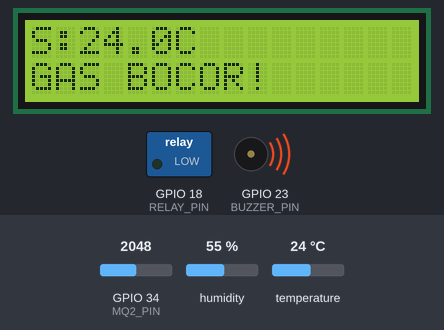
Simulated run of this sketch. Board: ESP32. Parts: 16×2 character LCD, switched loads named in the sketch (green lamp = pin HIGH), buzzer (waves = sounding, pin HIGH). Inputs (shaded band) come from the test bench; at power-on: temperature 24 °C, GPIO 34 (MQ2_PIN) = 2048, humidity 55 %. WiFi joins after 1.5 s; servers stay silent unless stated; random numbers use the default seed unless the sketch sets one; no MQTT or app messages arrive unless stated; what the sketch prints to the serial monitor is not drawn.

Above: at 6.8 s.
6.9 s: temperature set to 28 °C
At 8.5 s:
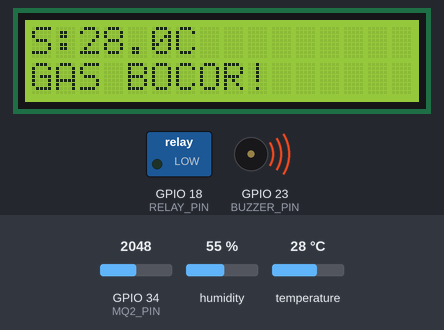
9.6 s: temperature set to 31 °C
At 10.5 s:
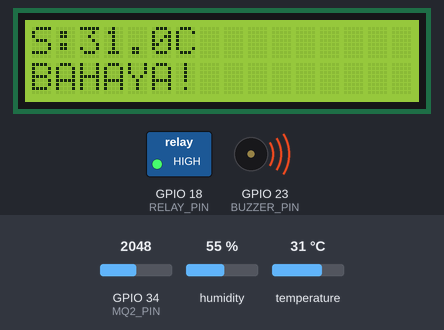
12.3 s: GPIO 34 (MQ2_PIN) set to 869
15.0 s: GPIO 34 (MQ2_PIN) set to 725
At 16.5 s:
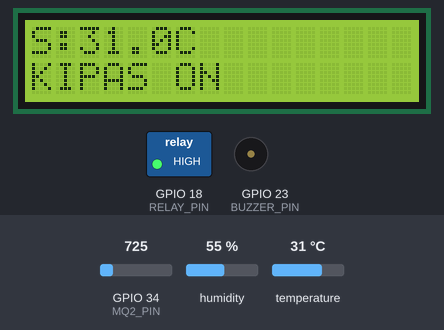
17.7 s: temperature set to 12 °C
At 18.7 s:
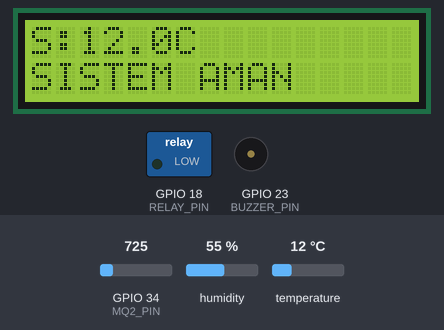
20.4 s: GPIO 34 (MQ2_PIN) set to 840
At 22.9 s:
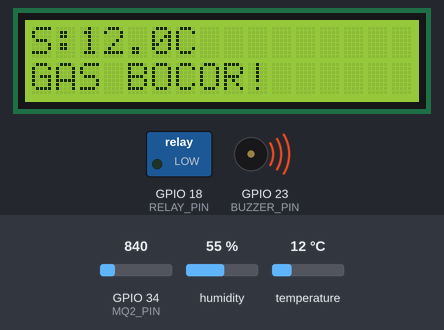
Timing chart, 0 to 24.4 s (numbered marks = the images above; inputs shaded):
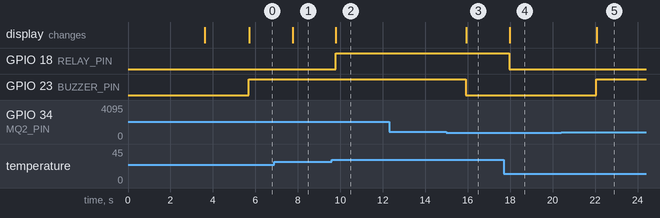

Measured:
- the behaviour switches between 29 and 30 °C on temperature (found by bisection; images 1 and 2)
- the behaviour switches between 800 and 799 on GPIO 34 (MQ2_PIN) (found by bisection; images 2 and 3)
- after the input at 6.9 s, the display: changes after 0.85 s (image 1)
- after the input at 9.6 s, GPIO 18 (RELAY_PIN): LOW → HIGH after 0.17 s; the display: changes after 0.20 s (image 2)
- after the input at 12.3 s, every drawn part: stays the same
- after the input at 15.0 s, GPIO 23 (BUZZER_PIN): HIGH → LOW after 0.91 s; the display: changes after 0.94 s (image 3)
- after the input at 17.7 s, GPIO 18 (RELAY_PIN): HIGH → LOW after 0.26 s; the display: changes after 0.29 s (image 4)
- after the input at 20.4 s, GPIO 23 (BUZZER_PIN): LOW → HIGH after 1.7 s; the display: changes after 1.7 s (image 5)

The sketch:

coba.ino
```cpp
#include <WiFi.h>
#include <WiFiClientSecure.h>
#include <PubSubClient.h>
#include <DHT.h>
#include <Wire.h>
#include <LiquidCrystal_I2C.h>

// =========================
// WIFI
// =========================
const char* ssid = "karina";
const char* password = "12345678";

// =========================
// HIVEMQ CLOUD
// =========================
const char* mqtt_server = "a19780eddbd848a5b6696ea6691df1ec.s1.eu.hivemq.cloud";
const char* mqtt_user = "karinaaftrr";
const char* mqtt_pass = "Karina1105";
const int mqtt_port = 8883;

// =========================
// PIN
// =========================
#define DHTPIN 4
#define DHTTYPE DHT11

#define MQ2_PIN 34
#define BUZZER_PIN 23
#define RELAY_PIN 18

// =========================
// THRESHOLD
// =========================
float suhuThreshold = 30.0;
int gasThreshold = 800;

// =========================
// OBJECT
// =========================
DHT dht(DHTPIN, DHTTYPE);
LiquidCrystal_I2C lcd(0x27, 16, 2);

WiFiClientSecure espClient;
PubSubClient client(espClient);

// =========================
// WIFI CONNECT
// =========================
void setupWiFi() {

  Serial.println();
  Serial.print("Connecting WiFi");

  WiFi.begin(ssid, password);

  while (WiFi.status() != WL_CONNECTED) {
    delay(500);
    Serial.print(".");
  }

  Serial.println();
  Serial.println("WiFi Connected");
  Serial.println(WiFi.localIP());
}

// =========================
// MQTT CONNECT
// =========================
void reconnectMQTT() {

  while (!client.connected()) {

    Serial.print("Connecting MQTT...");

    String clientId = "ESP32-";
    clientId += String(random(1000));

    if (client.connect(clientId.c_str(),
                       mqtt_user,
                       mqtt_pass)) {

      Serial.println("Connected");

    } else {

      Serial.print("Failed, rc=");
      Serial.print(client.state());
      Serial.println(" Retry...");
      delay(5000);
    }
  }
}

// =========================
// SETUP
// =========================
void setup() {

  Serial.begin(115200);

  pinMode(BUZZER_PIN, OUTPUT);
  pinMode(RELAY_PIN, OUTPUT);

  digitalWrite(BUZZER_PIN, LOW);
  digitalWrite(RELAY_PIN, LOW);

  dht.begin();

  Wire.begin(21, 22);

  lcd.init();
  lcd.backlight();

  lcd.setCursor(0, 0);
  lcd.print("SMART HOME");
  lcd.setCursor(0, 1);
  lcd.print("Starting...");
  delay(2000);

  setupWiFi();

  espClient.setInsecure();

  client.setServer(mqtt_server, mqtt_port);

  lcd.clear();
  lcd.setCursor(0, 0);
  lcd.print("WiFi Connected");
  delay(2000);
}

// =========================
// LOOP
// =========================
void loop() {

  if (!client.connected()) {
    reconnectMQTT();
  }

  client.loop();

  float suhu = dht.readTemperature();
  float kelembapan = dht.readHumidity();

  int gasValue = analogRead(MQ2_PIN);

  bool suhuPanas = suhu >= suhuThreshold;
  bool gasBocor = gasValue >= gasThreshold;

  String status = "SISTEM AMAN";

  int fanState = 0;
  int buzzerState = 0;

  // =========================
  // LOGIKA SISTEM
  // =========================

  if (suhuPanas && gasBocor) {

    status = "BAHAYA";

    fanState = 1;
    buzzerState = 1;

    digitalWrite(RELAY_PIN, HIGH);
    digitalWrite(BUZZER_PIN, HIGH);

    lcd.clear();

    lcd.setCursor(0, 0);
    lcd.print("S:");
    lcd.print(suhu, 1);
    lcd.print("C");

    lcd.setCursor(0, 1);
    lcd.print("BAHAYA!");
  }

  else if (gasBocor) {

    status = "GAS BOCOR";

    fanState = 0;
    buzzerState = 1;

    digitalWrite(RELAY_PIN, LOW);
    digitalWrite(BUZZER_PIN, HIGH);

    lcd.clear();

    lcd.setCursor(0, 0);
    lcd.print("S:");
    lcd.print(suhu, 1);
    lcd.print("C");

    lcd.setCursor(0, 1);
    lcd.print("GAS BOCOR!");
  }

  else if (suhuPanas) {

    status = "SUHU PANAS";

    fanState = 1;
    buzzerState = 0;

    digitalWrite(RELAY_PIN, HIGH);
    digitalWrite(BUZZER_PIN, LOW);

    lcd.clear();

    lcd.setCursor(0, 0);
    lcd.print("S:");
    lcd.print(suhu, 1);
    lcd.print("C");

    lcd.setCursor(0, 1);
    lcd.print("KIPAS ON");
  }

  else {

    status = "SISTEM AMAN";

    fanState = 0;
    buzzerState = 0;

    digitalWrite(RELAY_PIN, LOW);
    digitalWrite(BUZZER_PIN, LOW);

    lcd.clear();

    lcd.setCursor(0, 0);
    lcd.print("S:");
    lcd.print(suhu, 1);
    lcd.print("C");

    lcd.setCursor(0, 1);
    lcd.print("SISTEM AMAN");
  }

  // =========================
  // MQTT PUBLISH
  // =========================

  client.publish(
      "iot/suhu",
      String(suhu, 1).c_str());

  client.publish(
      "iot/kelembapan",
      String(kelembapan, 1).c_str());

  client.publish(
      "iot/gas",
      String(gasValue).c_str());

  client.publish(
      "iot/status",
      status.c_str());

  client.publish(
      "iot/fan",
      String(fanState).c_str());

  client.publish(
      "iot/buzzer",
      String(buzzerState).c_str());

  // =========================
  // SERIAL MONITOR
  // =========================

  Serial.println("==========");

  Serial.print("Suhu : ");
  Serial.println(suhu);

  Serial.print("Kelembapan : ");
  Serial.println(kelembapan);

  Serial.print("Gas : ");
  Serial.println(gasValue);

  Serial.print("Status : ");
  Serial.println(status);

  Serial.println("==========");

  delay(2000);
}
```
